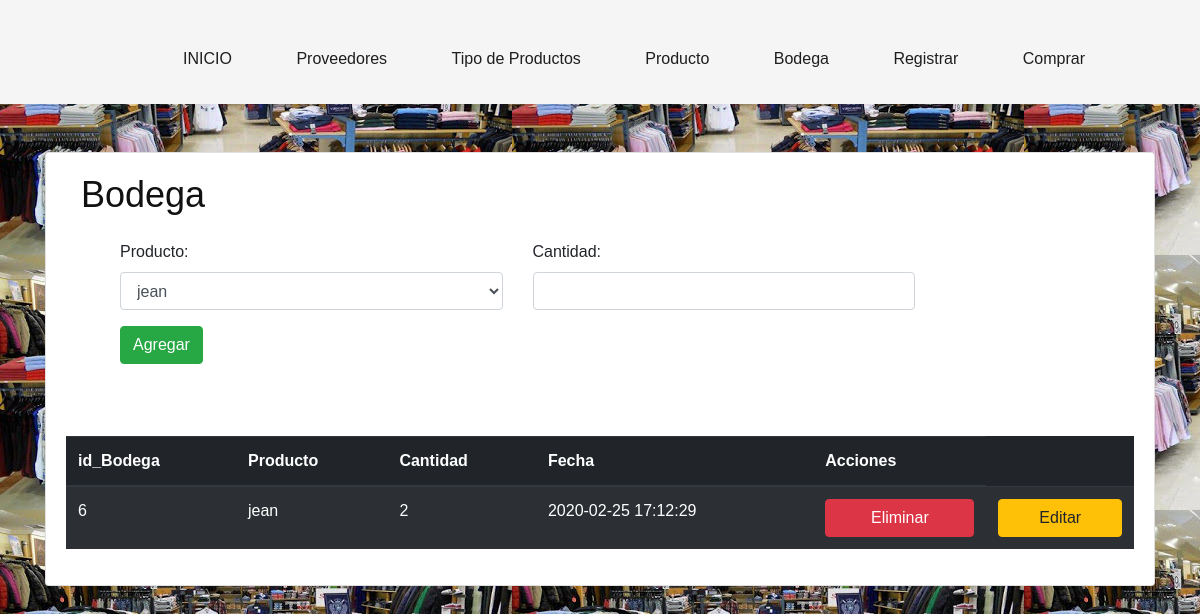
Page /Vista/bodega.php on the committed database.
### tables this page shows
CREATE TABLE `bodega` (
  `id_bodega` int(11) NOT NULL,
  `producto` int(11) NOT NULL,
  `cantidad` int(11) NOT NULL,
  `fecha` timestamp NOT NULL DEFAULT current_timestamp()
);

CREATE TABLE `producto` (
  `id_producto` int(11) NOT NULL,
  `nombreP` varchar(225) NOT NULL,
  `precioP` int(11) NOT NULL,
  `tipoProducto` int(11) NOT NULL,
  `proveedor` int(11) NOT NULL,
  `cantidad` int(11) NOT NULL,
  `fecha` timestamp NOT NULL DEFAULT current_timestamp()
);

### Modelo/Conexion.php (called while the page is built, shortened)
<?php
class Conexion{
    private $conexion;
    public function __construct()
    {
      return  $this->conexion= new mysqli('localhost','root','','db_proyecto');
    }
    public function consultaTabla($sql)
    {
        $tabla=$this->conexion->query($sql)->fetch_all(MYSQLI_ASSOC);
        return $tabla;
    }
}
?>

### Modelo/bodegaModelo.php (called while the page is built, shortened)
<?php
require_once ('Conexion.php');
class Bodega{
    private $conexion;
    public function __construct()
    {
        $this->conexion=new Conexion();
    }
    public function consultaProducto()
    {
        $sql="SELECT * FROM `producto`";
        return $this->conexion->consultaTabla($sql);
    }
    public function listar()
    {
        $sql="SELECT * FROM `bodega`INNER JOIN producto ON bodega.producto=producto.id_producto";
        $tabla=$this->conexion->consultaTabla($sql);
        return $tabla;
    }
}
?>

### Vista/bodega.php (the view, shortened to what this page needs)
<!DOCTYPE html>
<html lang="en">
<head>
    <link rel="stylesheet" href="../boostrap/css/bootstrap.min.css">
    <link rel="stylesheet" href="../boostrap/css/body.css">
    <link rel="stylesheet" href="css/bootstrap.min.css" type="text/css">
    <link rel="stylesheet" href="css/font-awesome.min.css" type="text/css">
    <link rel="stylesheet" href="css/nice-select.css" type="text/css">
    <link rel="stylesheet" href="css/owl.carousel.min.css" type="text/css">
    <link rel="stylesheet" href="css/magnific-popup.css" type="text/css">
    <link rel="stylesheet" href="css/slicknav.min.css" type="text/css">
    <link rel="stylesheet" href="css/style.css" type="text/css">
    <link rel="stylesheet" href="../boostrap/css/body.css">
</head>
<?php
require_once ('../Modelo/bodegaModelo.php');
$bodega=new Bodega();
$lista=$bodega->listar();
$productos=$bodega->consultaProducto();
$producto="";
$cantidad="";
?>
<body style="background-image: url(img/wen2.jpeg);">
<header style="background-color:whitesmoke;" class="header-section">
        <div class="container-fluid" >
            <div class="inner-header">
                <nav class="main-menu mobile-menu">
                    <ul>
                        <li><a href="index2.html">INICIO</a></li>
                        <li><a href="proveedor.php">Proveedores</a></li>
                        <li><a href="tipoProducto.php"> Tipo de Productos</a></li>
                        <li><a href="producto.php">Producto</a></li>
                        <li><a href="bodega.php">Bodega</a></li>
                        <li><a href="cliente.php">Registrar</a></li>
                        <li><a href="ver.php">Comprar</a></li>
                    </ul>
                </nav>
            </div>
        </div>
    </header>
    <br>
    <br>
    <div class="container">
        <div class="card card-body">
            <div class="container">
            <form action="../Controlador/bodegaConroller.php" method="post">
                <h2>Bodega</h2>
                <div class="row mx-4 my-4">
                    <div class="col-md-5">
                        <div class="form-group">
                            <label for="">Producto:</label>
                            <select name="producto" class="form-control" id="">
                                <?php
                                    foreach ($productos as $bodega) {
                                        if ($producto==$bodega['nombreP']) {
                                            ?>
                                            <option value="<?=$iP?>"  selected><?=$bodega?></option>
                                            <?php
                                        }else {
                                            ?>
                                            <option value="<?=$bodega['id_producto']?>"><?=$bodega['nombreP']?></option>
                                            <?php
                                        }
                                        ?>
                                        <?php
                                    }
                                ?>
                            </select>
                        </div>
                        <?php
                        if (isset($_GET['editar'])) {
                           ?>
                            <input type="submit" name="editar" value="Actualizar" class="btn btn-success " class="form-control" id="">
                           <?php
                        }else {
                            ?>
                             <input type="submit" name="insertar" value="Agregar" class="btn btn-success " class="form-control" id="">
                            <?php
                        }
                        ?>
                    </div>
                    <div class="col-md-5">
                        <div class="form-group">
                            <label for="">Cantidad:</label>
                            <input type="number" name="cantidad" value="<?=$cantidad?>"  class="form-control"id="">
                        </div>
                        <br>
                    </div>
                </div>
        </div>
        <br><br>
        <table class="table table-dark table-striped">
            <thead>
                <tr>
                    <th>id_Bodega</th>
                    <th>Producto</th>
                    <th>Cantidad</th>
                    <th>Fecha</th>
                    <th>Acciones</th>
                </tr>
            </thead>
            <tbody>
                <?php
                foreach ($lista as $bodega) {
                    ?>
                <tr>
                    <td><?=$bodega['id_bodega']?></td>
                    <td><?=$bodega['nombreP']?></td>
                    <td><?=$bodega['cantidad']?></td>
                    <td><?=$bodega['fecha']?></td>
                    <td>
                        <a href="../Controlador/bodegaConroller.php?eliminar=<?=$bodega['id_bodega']?>" class="btn btn-danger btn-block">Eliminar</a>
                    </td>
                    <td>
                    <a href="bodega.php?editar=<?=$bodega['id_bodega']?>" class="btn btn-warning btn-block">Editar</a>
                    </td>
                </tr>
                    <?php
                }
                ?>
            </tbody>
        </table>
    </div>
    </div>
</body>
</html>

### Vista/css/style.css (style rules this page uses)
html, body { height: 100%; font-family: "Montserrat", sans-serif; -webkit-font-smoothing: antialiased; font-smoothing: antialiased; background: none; }
h1, h2, h3, h4, h5, h6 { margin: 0; color: #111111; font-weight: 500; font-family: "Montserrat", sans-serif; }
h2 { font-size: 36px; }
ul, ol { padding: 0; margin: 0; }
.header-section { height: 104px; padding-top: 38px; padding-bottom: 24px; padding-left: 45px; padding-right: 45px; }
.inner-header .main-menu { float: right; margin-right: 150px; }
.inner-header .main-menu ul li { display: inline-block; margin-left: 60px; position: relative; }
.inner-header .main-menu ul li a { color: #1e1e1e; font-size: 16px; display: inline-block; font-weight: 500; position: relative; line-height: 42px; }
.inner-header .main-menu ul li a:after { position: absolute; left: 0; bottom: 7px; width: 100%; height: 2px; background: #1e1e1e; content: ""; opacity: 0; -webkit-transform: all 0.3s; -webkit-transition: all 0.3s; transition: all 0.3s; }
@media only screen and (min-width: 1200px) and (max-width: 1340px) { .inner-header .main-menu { margin-right: 55px; } }

### rows in the picture
bodega: id_bodega "6", producto.nombreP "jean", producto.cantidad "2", producto.fecha "2020-02-25 17:12:29"

### other values in the picture
form field producto "jean"
